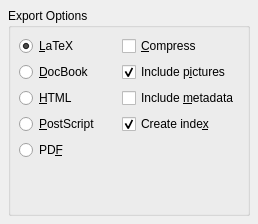
<ui version="4.0" >
 <author></author>
 <comment></comment>
 <exportmacro></exportmacro>
 <class>Form</class>
 <widget class="QWidget" name="Form" >
  <property name="geometry" >
   <rect>
    <x>0</x>
    <y>0</y>
    <width>258</width>
    <height>224</height>
   </rect>
  </property>
  <property name="windowTitle" >
   <string>Export Document</string>
  </property>
  <layout class="QVBoxLayout" >
   <property name="margin" >
    <number>8</number>
   </property>
   <property name="spacing" >
    <number>6</number>
   </property>
   <item>
    <widget class="QGroupBox" name="groupBox" >
     <property name="title" >
      <string>Export Options</string>
     </property>
     <layout class="QGridLayout" >
      <property name="margin" >
       <number>8</number>
      </property>
      <property name="spacing" >
       <number>6</number>
      </property>
      <item row="1" column="0" >
       <widget class="QRadioButton" name="radioButton_2" >
        <property name="text" >
         <string>&amp;DocBook</string>
        </property>
       </widget>
      </item>
      <item row="0" column="0" >
       <widget class="QRadioButton" name="radioButton" >
        <property name="text" >
         <string>&amp;LaTeX</string>
        </property>
        <property name="checked" >
         <bool>true</bool>
        </property>
       </widget>
      </item>
      <item row="1" column="1" >
       <widget class="QCheckBox" name="checkBox_2" >
        <property name="text" >
         <string>Include p&amp;ictures</string>
        </property>
        <property name="checked" >
         <bool>true</bool>
        </property>
       </widget>
      </item>
      <item row="5" column="0" >
       <spacer>
        <property name="orientation" >
         <enum>Qt::Vertical</enum>
        </property>
        <property name="sizeHint" >
         <size>
          <width>20</width>
          <height>40</height>
         </size>
        </property>
       </spacer>
      </item>
      <item row="0" column="1" >
       <widget class="QCheckBox" name="checkBox" >
        <property name="text" >
         <string>&amp;Compress</string>
        </property>
       </widget>
      </item>
      <item row="2" column="0" >
       <widget class="QRadioButton" name="radioButton_2_2" >
        <property name="text" >
         <string>&amp;HTML</string>
        </property>
       </widget>
      </item>
      <item row="3" column="0" >
       <widget class="QRadioButton" name="radioButton_3" >
        <property name="text" >
         <string>&amp;PostScript</string>
        </property>
       </widget>
      </item>
      <item row="4" column="0" >
       <widget class="QRadioButton" name="radioButton_4" >
        <property name="text" >
         <string>PD&amp;F</string>
        </property>
       </widget>
      </item>
      <item row="2" column="1" >
       <widget class="QCheckBox" name="checkBox_3" >
        <property name="text" >
         <string>Include &amp;metadata</string>
        </property>
       </widget>
      </item>
      <item row="3" column="1" >
       <widget class="QCheckBox" name="checkBox_4" >
        <property name="text" >
         <string>Create inde&amp;x</string>
        </property>
        <property name="checked" >
         <bool>true</bool>
        </property>
       </widget>
      </item>
     </layout>
    </widget>
   </item>
  </layout>
 </widget>
 <pixmapfunction></pixmapfunction>
 <resources/>
 <connections/>
</ui>
